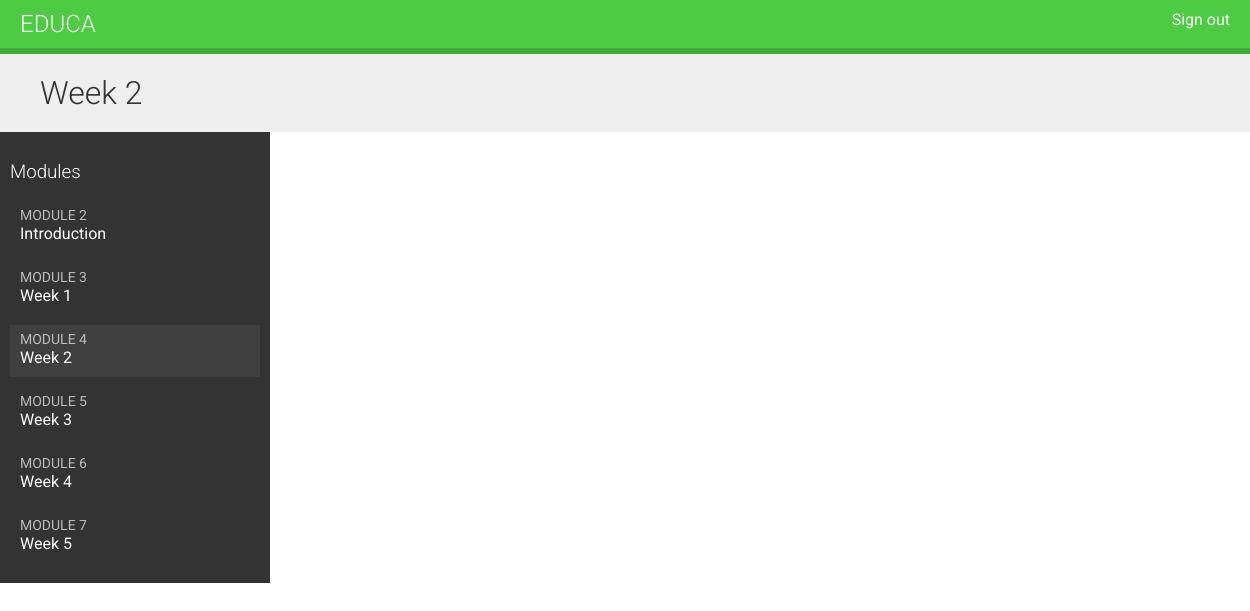
Before: /students/course/7/15/ (signed in) with the older database file.
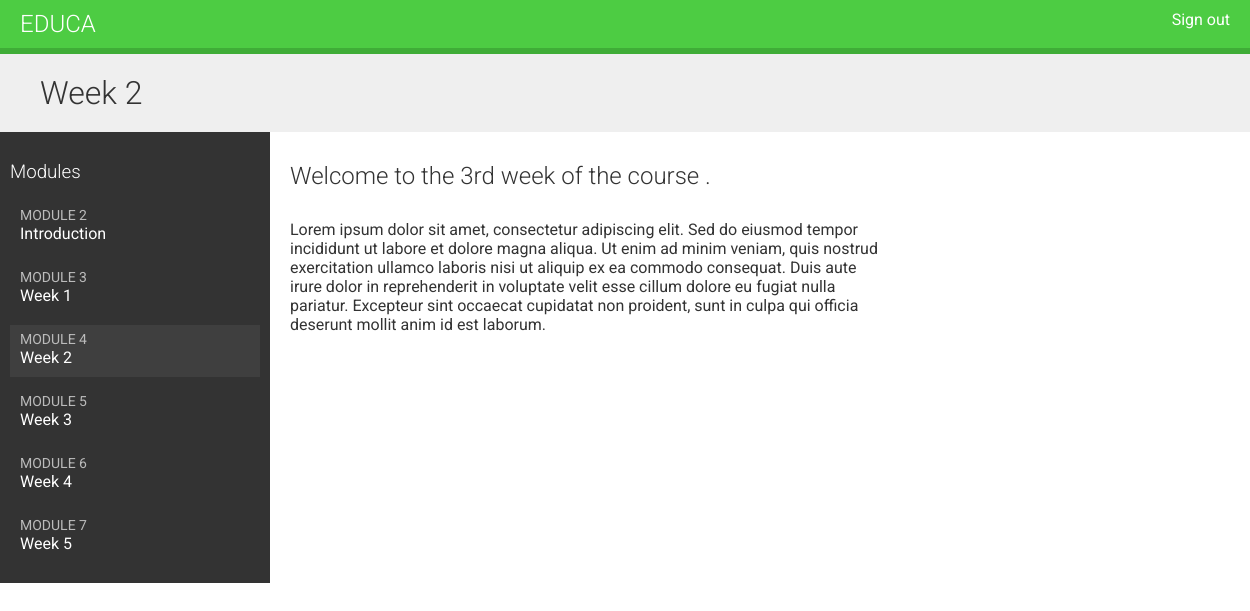
After: the same page with the newer database file.
### courses/models.py (models this page shows, shortened)
class Module(models.Model):
    course = models.ForeignKey(Course,
                               related_name='modules',
                               on_delete=models.CASCADE)
    title = models.CharField(max_length=150)
    description = models.TextField()
    order = OrderField(blank=True, for_fields=['course'])
    class Meta:
        ordering = ['order']

class Content(models.Model):
    module = models.ForeignKey(Module,
                               related_name='contents',
                               on_delete=models.CASCADE)
    content_type = models.ForeignKey(ContentType,
                                     on_delete=models.CASCADE,
                                     limit_choices_to={
                                         'model__in': (
                                             'text',
                                             'video',
                                             'image',
                                             'file'
                                         )
                                     })
    object_id = models.PositiveIntegerField()
    item = GenericForeignKey('content_type','object_id')
    order = OrderField(blank=True, for_fields=['module'])
    class Meta:
        ordering = ['order']

class ItemBase(models.Model):
    owner = models.ForeignKey(User,
                              related_name='%(class)s_related',
                              on_delete=models.CASCADE)
    title = models.CharField(max_length=150)
    created = models.DateTimeField(auto_now=True)
    updated = models.DateTimeField(auto_now_add=True)
    class Meta:
        abstract = True
    def render(self):
        return render_to_string(
            f'courses/content/{self._meta.model_name}.html',
            {'item': self})

class Text(ItemBase):
    content = models.TextField()

### students/views.py (the view)
class StudentCourseDetailView(DetailView):
    model = Course
    template_name = 'students/course/detail.html'
    def get_queryset(self):
        qs = super().get_queryset()
        return qs.filter(students__in=[self.request.user])
    def get_context_data(self,**kwargs):
        context = super().get_context_data(**kwargs)
        course = self.get_object()
        if 'module_id' in self.kwargs:
            context['module'] = course.modules.get(
            id=self.kwargs['module_id'])
        else:
            context['module'] = course.modules.all()[0]
        return context

### students/templates/students/course/detail.html (shortened to what this page needs)
{% extends "base.html" %}
{% block content %}
    <h1>
      {{ module.title }}
    </h1>
    <div class="contents">
        <h3>Modules</h3>
        <ul id="modules">
            {% for m in object.modules.all %}
                <li data-id="{{ m.id }}" {% if m == module %}class="selected"{% endif%}>
                <a href="{% url "student_course_detail_module" object.id m.id %}">
                <span>
                Module <span class="order">{{ m.order|add:1 }}</span>
                </span>
                <br>
                {{ m.title }}
                </a>
                </li>
                {% empty %}
                <li>No modules yet.</li>
            {% endfor %}
        </ul>
    </div>
    <div class="module">
        {% for content in module.contents.all %}
            {% with item=content.item %}
                <h2>{{ item.title }}</h2>
                {{ item.render }}
            {% endwith %}
        {% endfor %}
    </div>
{% endblock %}

### courses/templates/courses/content/text.html
{{ item.content|linebreaks }}

Changed rows visible on the page:
added Content: item "Welcome to the 3rd week of the course .", item.content "Lorem ipsum dolor sit amet, consectetur adipiscing elit. Sed do eiusmod tempor incididunt ut labore et dolore magna aliqua. Ut enim ad minim veniam, quis nostrud exercitation ullamco laboris nisi ut aliquip ex ea commodo consequat. Duis aute irure dolor in reprehenderit in voluptate velit esse cillum dolore eu fugiat nulla pariatur. Excepteur sint occaecat cupidatat non proident, sunt in culpa qui officia deserunt mollit anim id est laborum."
